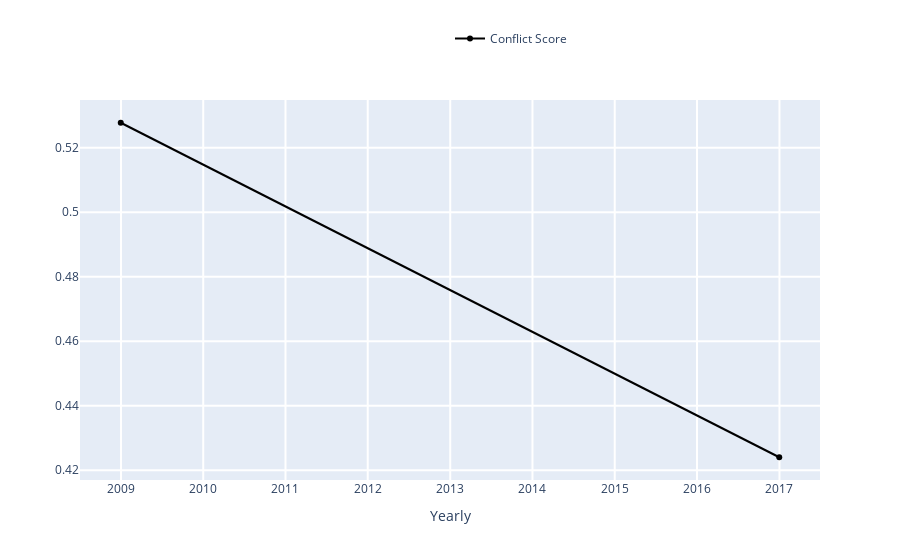

The notebook cell this image was saved under:
### Code cell
### ----------------------------------------------------------------------------------- ###
### TRY YOURSELF! THIS IS WHAT WILL HAPPEN WHEN YOU CLICK 'Show Page Conflict' BUTTON   ###
### ----------------------------------------------------------------------------------- ###

## This is the page you used ##
print('The page that is being used:', the_page['title'])

## Continue to use our data from A.2; calculate the Conflict Score definded as above ##
conflict_sc = total_actions.conflict.sum() / total_actions.elegibles.sum()
print('Page conflict score is:', conflict_sc)

## visualization, core visual code lies in ConflictsListener, then the interact function    ##
## make it interactive, mode details see:                                                   ##
## https://github.com/gesiscss/wikiwho_demo/blob/master/visualization/conflicts_listener.py ##

# First check whether the page conflict score is zero
if conflict_sc != 0:
    # Define a ConflictsListener instance
    conflicts_listener = ConflictsListener(total_actions)

    # Set parameters
    begin_date = date(2005, 3, 1)
    end_date = date(2019, 6, 1)
    frequency = 'Yearly' # 'Monthly'
    
    # The metrics we need:
    # ['Total', 'Total_surv_48h', 'Total_persistent', 'Total_stopword_count',
    #  'Total Elegible Actions', 'Number of Conflicts', 'Number of Revisions',
    #  'Conflict Score', 'Absolute Conflict Score', 'Conflict Ratio', ('None')]
    # Note: only 'red_line' has 'None' option.
    black_line = 'Conflict Score'
    red_line = 'None'
    
    conflicts_listener.listen(
        _range = (begin_date, end_date),
        granularity = frequency,
        black = black_line,
        red = red_line
    )

### Figure 1 — Plotly figure (JSON) as saved in the notebook; plotly's stock layout.template omitted (floating-point values rounded to 4 significant figures)
{"data": [{"marker": {"color": "rgba(0, 0, 0, 1)"}, "name": "Conflict Score", "type": "scatter", "x": ["2008-12-31T00:00:00", "2016-12-31T00:00:00"], "y": [0.5277, 0.424]}], "layout": {"barmode": "group", "hovermode": "closest", "legend": {"x": 0.5, "y": 1.2}, "showlegend": true, "xaxis": {"gridwidth": 2, "ticklen": 5, "title": {"text": "Yearly"}, "zeroline": true}, "yaxis": {"gridwidth": 2, "ticklen": 5}}}
